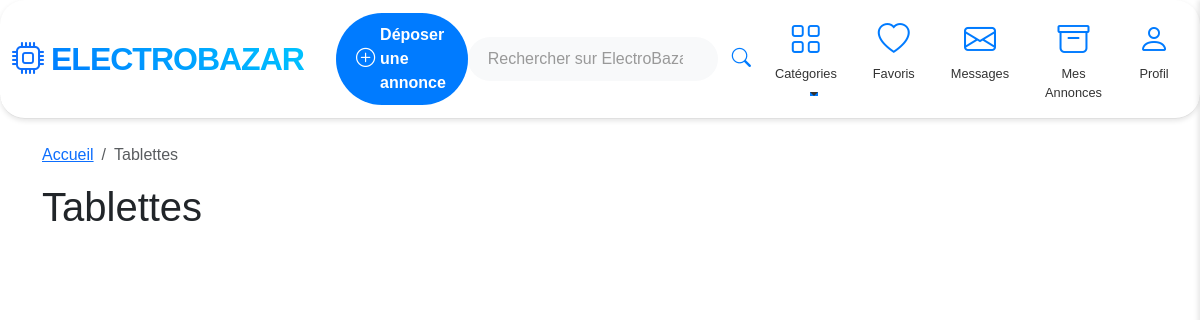
Before: /category.php?id=3 with the older database file.
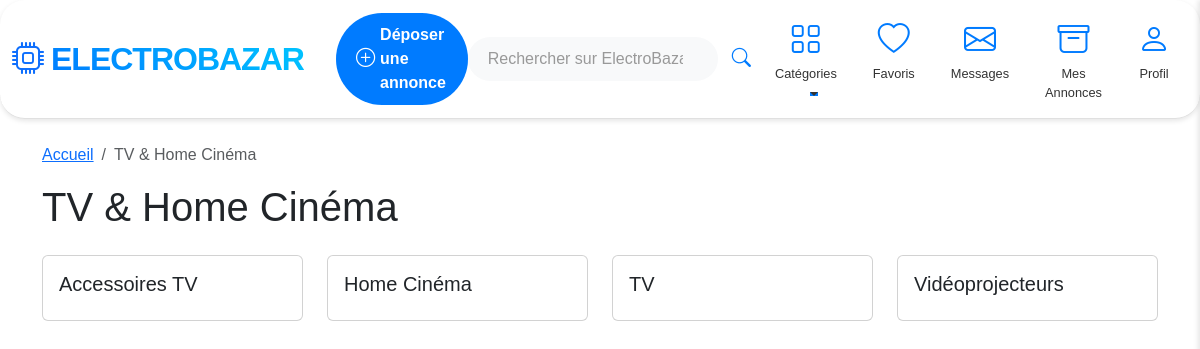
After: the same page with the newer database file.
### tables this page shows
CREATE TABLE `categories` (
  `categorie_id` int(11) NOT NULL,
  `nom` varchar(255) NOT NULL,
  `categorie_parent_id` int(11) DEFAULT NULL,
  `icone` varchar(50) DEFAULT NULL
);

### category.php (the view, shortened to what this page needs)
<?php
require "db.php";
$category_id = isset($_GET['id']) ? intval($_GET['id']) : 0;
try {
    $stmt = $db->prepare("
        SELECT c1.*, c2.nom as parent_nom
        FROM categories c1
        LEFT JOIN categories c2 ON c1.categorie_parent_id = c2.categorie_id
        WHERE c1.categorie_id = ?
    ");
    $stmt->execute([$category_id]);
    $category = $stmt->fetch(PDO::FETCH_ASSOC);
    $stmt = $db->prepare("SELECT * FROM categories WHERE categorie_parent_id = ?");
    $stmt->execute([$category_id]);
    $subcategories = $stmt->fetchAll(PDO::FETCH_ASSOC);
} catch(PDOException $e) {
    die("Erreur : " . $e->getMessage());
}
?>
<!DOCTYPE html>
<html lang="fr">
<head>
    <link href="https://cdn.jsdelivr.net/npm/bootstrap@5.3.0/dist/css/bootstrap.min.css" rel="stylesheet">
    <link href="https://cdn.jsdelivr.net/npm/bootstrap-icons@1.10.5/font/bootstrap-icons.css" rel="stylesheet">
</head>
<body>
    <?php include 'navbarCo.php'; ?>
    <div class="container mt-4">
        <nav aria-label="breadcrumb">
            <ol class="breadcrumb">
                <li class="breadcrumb-item"><a href="accueil.php">Accueil</a></li>
                <li class="breadcrumb-item active"><?= htmlspecialchars($category['nom']) ?></li>
            </ol>
        </nav>
        <h1 class="mb-4"><?= htmlspecialchars($category['nom']) ?></h1>
        <?php if (!empty($subcategories)): ?>
            <div class="row mb-4">
                <?php foreach($subcategories as $sub): ?>
                    <div class="col-md-3 mb-3">
                        <a href="category.php?id=<?= $sub['categorie_id'] ?>" class="text-decoration-none">
                            <div class="card">
                                <div class="card-body">
                                    <h5 class="card-title"><?= htmlspecialchars($sub['nom']) ?></h5>
                                </div>
                            </div>
                        </a>
                    </div>
                <?php endforeach; ?>
            </div>
        <?php endif; ?>
</body>
</html>

### navbarCo.php (shortened to what this page needs)
<!DOCTYPE html>
<html lang="fr">
<head>
    <link rel="stylesheet" href="https://cdn.jsdelivr.net/npm/bootstrap@5.3.0/dist/css/bootstrap.min.css">
    <link rel="stylesheet" href="https://cdn.jsdelivr.net/npm/bootstrap-icons@1.10.5/font/bootstrap-icons.css">
</head>
<body>
    <nav class="navbar navbar-expand-lg">
        <div class="container-fluid">
            <a class="navbar-brand d-flex align-items-center" href="accueil.php">
                <i class="bi bi-cpu me-2 text-primary"></i>
                <span>ElectroBazar</span>
            </a>
            <a href="Depot_annonce.php" class="btn-deposer ms-3">
                <i class="bi bi-plus-circle"></i>Déposer une annonce
            </a>
            <form class="d-flex mx-auto" action="search.php" method="GET">
                <input class="form-control me-2" type="search" name="keyword" placeholder="Rechercher sur ElectroBazar" aria-label="Search">
                <button class="btn-search" type="submit">
                    <i class="bi bi-search"></i>
                </button>
            </form>
            <ul class="navbar-nav ms-auto">
                <li class="nav-item dropdown">
                    <a class="nav-link dropdown-toggle" href="#" id="navbarDropdown" role="button" data-bs-toggle="dropdown">
                        <i class="bi bi-grid"></i>
                        <span>Catégories</span>
                    </a>
                </li>
                <li class="nav-item">
                    <a class="nav-link" href="favoris.php">
                        <i class="bi bi-heart"></i>
                        <span>Favoris</span>
                    </a>
                </li>
                <li class="nav-item">
                    <a class="nav-link" href="messages.php">
                        <i class="bi bi-envelope"></i>
                        <span>Messages</span>
                    </a>
                </li>
                <li class="nav-item">
                    <a class="nav-link" href="mes_annonces.php">
                        <i class="bi bi-archive"></i>
                        <span>Mes Annonces</span>
                    </a>
                </li>
                <li class="nav-item">
                    <a class="nav-link" href="#" id="profileButton">
                        <i class="bi bi-person"></i>
                        <span>Profil</span>
                    </a>
                </li>
            </ul>
        </div>
    </nav>
</body>
</html>

### navbarCo.php (style rules this page uses)
body { font-family: Arial, sans-serif; overflow-x: hidden; }
.navbar { background-color: #FFFFFF; border-bottom: 1px solid #E0E0E0; box-shadow: 0 2px 5px rgba(0, 0, 0, 0.1); border-radius: 25px; }
.navbar .form-control { border: none; border-radius: 50px; background-color: #F8F9FA; padding: 10px 20px; font-size: 1rem; color: #333; transition: all 0.3s ease-in-out; width: 250px; }
.navbar .form-control::placeholder { color: #999; }
.navbar .btn-search { background: none; border: none; color: #007BFF; font-size: 1.2rem; }
.navbar-brand { font-family: 'Quicksand', sans-serif; font-size: 2rem; font-weight: 600; color: #007BFF; text-decoration: none; letter-spacing: -1px; text-transform: uppercase; }
.navbar-brand span { font-family: 'Quicksand', sans-serif; background: linear-gradient(45deg, #007BFF, #00C6FF); -webkit-background-clip: text; -webkit-text-fill-color: transparent; }
.btn-deposer { background-color: #007BFF; color: #FFFFFF; border-radius: 50px; padding: 10px 20px; font-size: 1rem; font-weight: bold; border: none; display: flex; align-items: center; gap: 5px; text-decoration: none; transition: background-color 0.3s ease-in-out; }
.btn-deposer i { font-size: 1.2rem; }
.navbar-nav .nav-item { text-align: center; margin: 0 10px; }
.navbar-nav .nav-link { color: #333; font-size: 0.9rem; position: relative; }
.navbar-nav .nav-link i { font-size: 2rem; font-weight: bold; color: #007BFF; }
.navbar-nav .nav-link span { display: block; font-size: 0.8rem; font-weight: normal; }
.navbar-nav .nav-link::after { content: ''; position: absolute; left: 50%; bottom: -5px; width: 0; height: 3px; background-color: #007BFF; transition: width 0.3s ease-in-out, left 0.3s ease-in-out; }

Changed rows visible on the page:
changed categories: nom "Tablettes" → "TV & Home Cinéma"
added categories: nom "Accessoires TV"
added categories: nom "Home Cinéma"
added categories: nom "TV"
added categories: nom "Vidéoprojecteurs"
